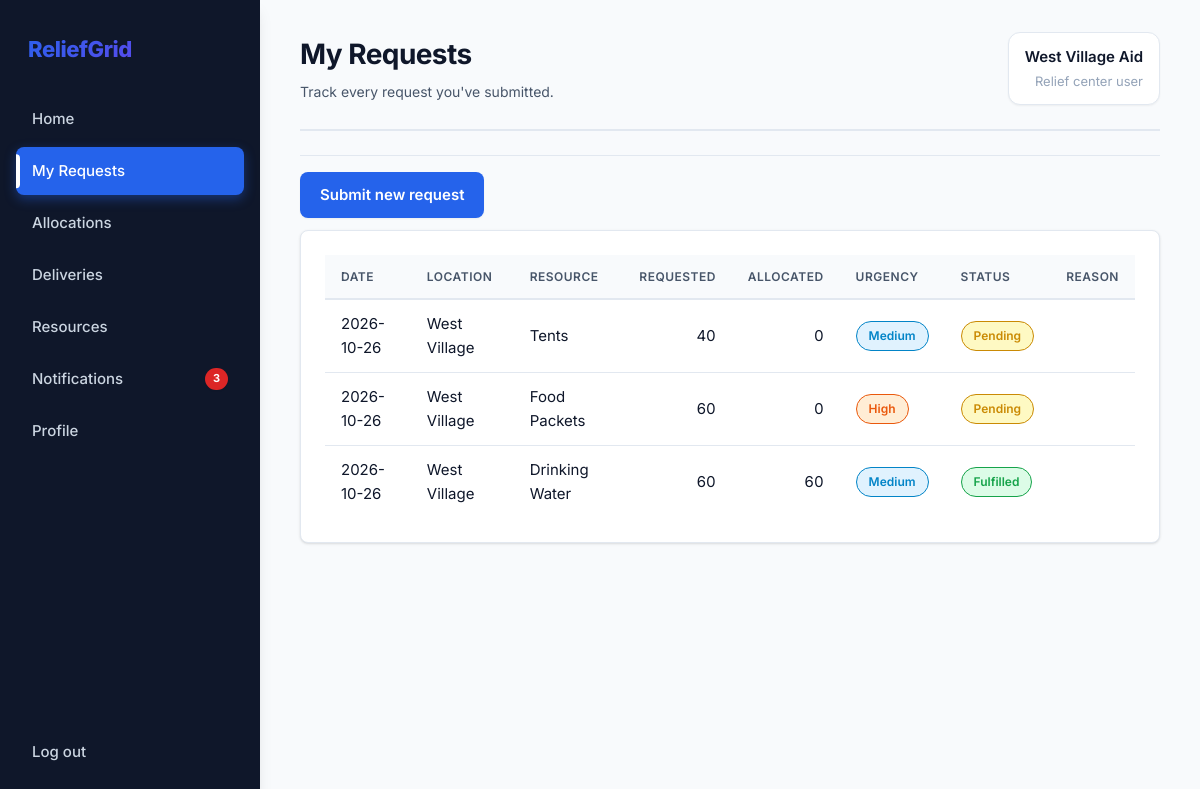
The app's page /my/requests (signed in) with its own data.
### tables this page shows
CREATE TABLE users (
    id INTEGER PRIMARY KEY, name TEXT NOT NULL, org_name TEXT,
    email TEXT UNIQUE NOT NULL, password_hash TEXT NOT NULL,
    role TEXT NOT NULL CHECK (role IN ('admin','relief'))
, ngo_registration_id INTEGER);

CREATE TABLE requests (
    id INTEGER PRIMARY KEY, user_id INTEGER NOT NULL REFERENCES users(id),
    location_id INTEGER NOT NULL REFERENCES locations(id),
    resource_id INTEGER NOT NULL REFERENCES resources(id),
    quantity INTEGER NOT NULL CHECK (quantity > 0), people_affected INTEGER NOT NULL,
    urgency TEXT NOT NULL, description TEXT,
    status TEXT NOT NULL DEFAULT 'Pending', allocated_qty INTEGER NOT NULL DEFAULT 0,
    total_allocated INTEGER NOT NULL DEFAULT 0,
    total_dispatched INTEGER NOT NULL DEFAULT 0,
    total_received INTEGER NOT NULL DEFAULT 0,
    decision_note TEXT, created_at TEXT DEFAULT CURRENT_TIMESTAMP
);

CREATE TABLE locations (
    id INTEGER PRIMARY KEY, disaster_id INTEGER REFERENCES disasters(id),
    name TEXT NOT NULL, type TEXT NOT NULL, severity TEXT NOT NULL,
    people_affected INTEGER NOT NULL DEFAULT 0, status TEXT NOT NULL DEFAULT 'Active',
    lat REAL, lng REAL
);

CREATE TABLE resources (
    id INTEGER PRIMARY KEY, name TEXT UNIQUE NOT NULL, unit TEXT NOT NULL,
    quantity INTEGER NOT NULL DEFAULT 0 CHECK (quantity >= 0),
    low_threshold INTEGER NOT NULL DEFAULT 0, updated_at TEXT DEFAULT CURRENT_TIMESTAMP
);

### app.py (the view)
@app.route("/my/requests")
@login_required("relief")
@ngo_approved_required()
def my_requests():
    return render_template("my_requests.html", title="My Requests", sub="Track every request you've submitted.",
                           rows=q(REQ_SQL + " WHERE q.user_id=? ORDER BY q.id DESC", session["user_id"]))

### app.py (called while the page is built)
def db():
    return database.get_db()

def q(sql, *args, one=False):
    rows = db().execute(sql, args).fetchall()
    return (rows[0] if rows else None) if one else rows

def login_required(role=None):
    def deco(f):
        @functools.wraps(f)
        def wrapper(*a, **kw):
            if "user_id" not in session:
                return redirect(url_for("login"))
            if role and session["role"] != role:
                flash("You don't have access to that page.", "error")
                return redirect(url_for("home_redirect"))
            return f(*a, **kw)
        return wrapper
    return deco

def ngo_approved_required():
    def deco(f):
        @functools.wraps(f)
        def wrapper(*a, **kw):
            if session.get("role") == "relief":
                user = q("SELECT ngo_registration_id FROM users WHERE id=?", session["user_id"], one=True)
                if user and user["ngo_registration_id"]:
                    ngo = q("SELECT status FROM ngo_registrations WHERE id=?", user["ngo_registration_id"], one=True)
                    if not ngo or ngo["status"] != "APPROVED":
                        flash("Your NGO application must be approved before accessing this page.", "error")
                        return redirect(url_for("home_redirect"))
            return f(*a, **kw)
        return wrapper
    return deco

@app.context_processor
def inject_nav():
    if "user_id" not in session:
        return {}
    admin = session["role"] == "admin"
    unread = q("SELECT COUNT(*) c FROM notifications WHERE is_read=0 AND " + ("user_id IS NULL" if admin else "user_id=?"),
               *([] if admin else [session["user_id"]]), one=True)["c"]
    ngo_pending = q("SELECT COUNT(*) c FROM ngo_registrations WHERE status='PENDING'", one=True)["c"] if admin else 0
    return {"nav": ADMIN_NAV if admin else USER_NAV, "unread": unread, "ngo_pending": ngo_pending}

### db.py (called while the page is built)
def get_db():
    if "db" not in g:
        g.db = sqlite3.connect(DB_PATH)
        g.db.row_factory = sqlite3.Row
        g.db.execute("PRAGMA foreign_keys = ON")
    return g.db

### templates/my_requests.html
{% extends "base.html" %}{% from "_macros.html" import pill %}
{% block heading %}{{ title }}{% endblock %}{% block sub %}{{ sub }}{% endblock %}
{% block content %}<div class="actions" style="margin:0 0 12px"><a class="btn" href="{{ url_for('new_request') }}">Submit new request</a></div>
<div class="card wrap"><table><tr><th>Date</th><th>Location</th><th>Resource</th><th class="num">Requested</th><th class="num">Allocated</th><th>Urgency</th><th>Status</th><th>Reason</th></tr>
{% for r in rows %}<tr><td>{{ r.created_at[:10] }}</td><td>{{ r.location_name }}</td><td>{{ r.resource_name }}</td><td class="num">{{ r.quantity }}</td><td class="num">{{ r.allocated_qty }}</td><td>{{ pill(r.urgency) }}</td><td>{{ pill(r.status) }}</td><td class="muted small-text">{{ r.decision_note or '' }}</td></tr>
{% else %}<tr><td colspan="8" class="muted">Nothing here yet.</td></tr>{% endfor %}</table></div>{% endblock %}

### templates/base.html (shortened to what this page needs)
<!doctype html><html lang="en"><head><meta charset="utf-8"><meta name="viewport" content="width=device-width, initial-scale=1">
<link rel="stylesheet" href="{{ url_for('static', filename='style.css') }}">{% block head %}{% endblock %}</head><body>
{% block body %}
<div class="app">
<aside class="side"><div class="brand">ReliefGrid</div>
<nav>{% for label, ep in nav %}<a href="{{ url_for(ep) }}" class="{{ 'on' if request.endpoint == ep }}">{{ label }}{% if ep == 'notifications' and unread %}<b class="badge">{{ unread }}</b>{% endif %}</a>{% endfor %}</nav>
<a href="{{ url_for('logout') }}">Log out</a></aside>
<main class="main"><header class="top"><div><h1>{% block heading %}{% endblock %}</h1><p>{% block sub %}{% endblock %}</p></div>
<div class="who">{{ session.name }}<small>{{ 'Admin' if session.role == 'admin' else 'Relief center user' }}</small></div></header>
{% block content %}{% endblock %}</main></div>
{% endblock %}
</body></html>

### templates/_macros.html (shortened to what this page needs)
{% macro pill(text) %}<span class="pill {{ text|lower|replace(' ','-') }}">{{ text }}</span>{% endmacro %}

### records on screen
users: name "West Village Aid"
requests: created_at "2026-10-26", location_name "West Village", resource_name "Tents", quantity "40", allocated_qty "0", urgency "Medium Pending"
requests: created_at "2026-10-26", location_name "West Village", resource_name "Food Packets", quantity "60", allocated_qty "0", urgency "High Pending"
requests: created_at "2026-10-26", location_name "West Village", resource_name "Drinking Water", quantity "60", allocated_qty "60", urgency "Medium Fulfilled"

### other values on screen
{{ label }} "Home" "My Requests" "Allocations" "Deliveries" "Resources" "Notifications" "Profile"
{{ unread }} "3"
{{ title }} "My Requests"
{{ sub }} "Track every request you've submitted."
{{ 'Admin' if session.role == 'admin' else 'Relief center user' }} "Relief center user"
